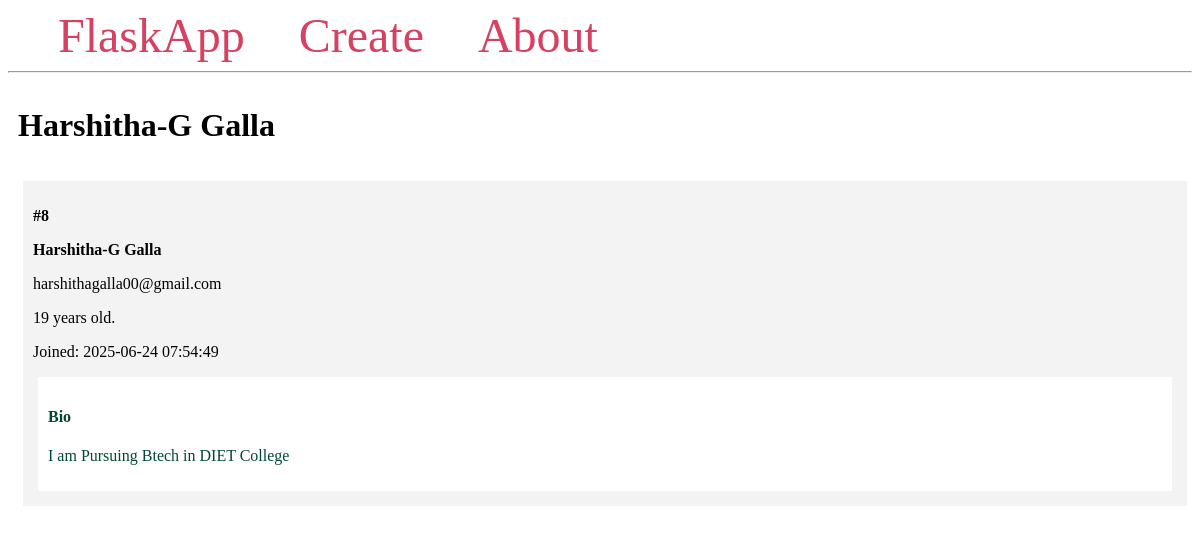
The app's page /8/ with its own data.
### app.py (models this page shows, shortened)
class Student(db.Model):
    id = db.Column(db.Integer, primary_key=True)
    firstname = db.Column(db.String(100), nullable=False)
    lastname = db.Column(db.String(100), nullable=False)
    email = db.Column(db.String(80), unique=True, nullable=False)
    age = db.Column(db.Integer)
    created_at = db.Column(db.DateTime(timezone=True), server_default=func.now())
    bio = db.Column(db.Text)

### app.py (the view)
@app.route('/<int:student_id>/')
def student(student_id):
    student = Student.query.get_or_404(student_id)
    return render_template('student.html', student=student)

### templates/student.html
{% extends 'base.html' %}
{% block content %}
    <span class="title">
        <h1>{% block title %} {{ student.firstname }} {{ student.lastname }}{% endblock %}</h1>
    </span>
    <div class="content">
            <div class="student">
                <p><b>#{{ student.id }}</b></p>
                <b>
                    <p class="name">{{ student.firstname }} {{ student.lastname }}</p>
                </b>
                <p>{{ student.email }}</p>
                <p>{{ student.age }} years old.</p>
                <p>Joined: {{ student.created_at }}</p>
                <div class="bio">
                    <h4>Bio</h4>
                    <p>{{ student.bio }}</p>
                </div>
            </div>
    </div>
{% endblock %}

### templates/base.html (style rules this page uses)
.title { margin: 5px; }
.content { margin: 5px; width: 100%; display: flex; flex-direction: row; flex-wrap: wrap; }
.student { flex: 20%; padding: 10px; margin: 5px; background-color: #f3f3f3; inline-size: 100%; }
.bio { padding: 10px; margin: 5px; background-color: #ffffff; color: #004835; }

### records on screen
Student: firstname "Harshitha-G", lastname "Galla", id "8", email "harshithagalla00@gmail.com", age "19", created_at "2025-06-24 07:54:49", bio "I am Pursuing Btech in DIET College"
